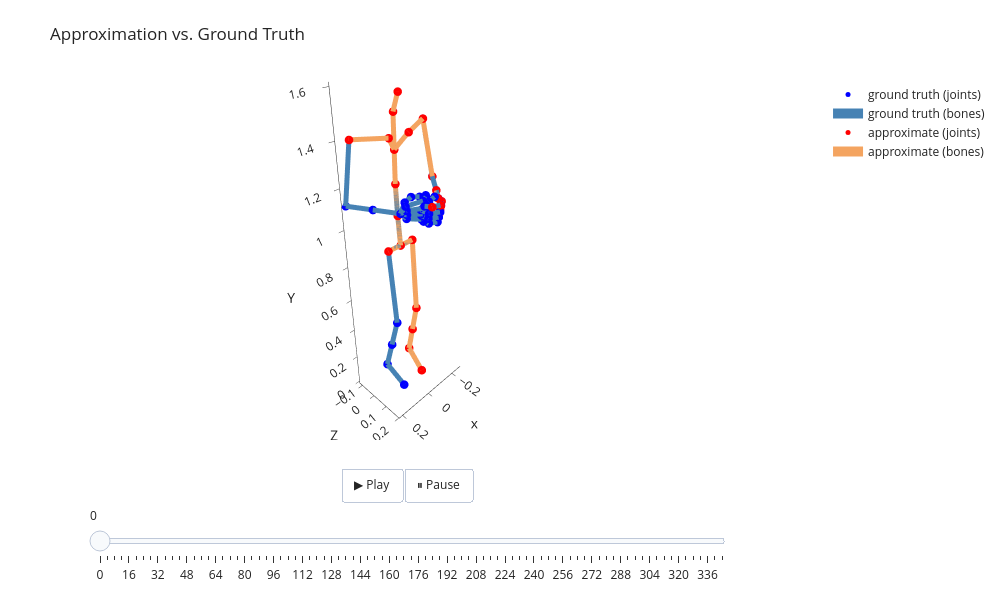

Notebook code cell kept with this figure:
### Markdown cell above
---
## Result Overview

### Code cell
pl = AnimatedSkeletonsPlotter(title="Approximation vs. Ground Truth", stride=ANIM_STRIDE).apply_defualt_layout()
pl.add_skeleton_frames(
    forward_kinematics(clip_quats), name="ground truth",
    joints_color="blue", bones_color="steelblue",
    )
pl.add_skeleton_frames(
    forward_kinematics(normed_approx_quats), name="approximate",
    joints_color="red", bones_color="sandybrown",
    offset=[0, 0, 0],
    )
pl.show()

### Figure 1 — Plotly figure (JSON) as saved in the notebook; plotly's stock layout.template omitted (floating-point values rounded to 4 significant figures; data arrays with more than 128 entries replaced by an {"elided": "..."} marker saying what was removed)
{"data": [{"marker": {"color": "blue", "size": 5}, "mode": "markers", "name": "ground truth (joints)", "showlegend": true, "text": ["rootx", "spine_01x", "spine_02x", "spine_03x", "neckx", "headx", "shoulderr", "arm_stretchr", "arm_twistr", "forearm_stretchr", "forearm_twistr", "handr", "thumb1r", "thumb2r", "thumb3r", "index1_baser", "index1r", "index2r", "index3r", "middle1_baser", "middle1r", "middle2r", "middle3r", "ring1_baser", "ring1r", "ring2r", "ring3r", "pinky1_baser", "pinky1r", "pinky2r", "pinky3r", "shoulderl", "arm_stretchl", "arm_twistl", "forearm_stretchl", "forearm_twistl", "handl", "thumb1l", "thumb2l", "thumb3l", "index1_basel", "index1l", "index2l", "index3l", "middle1_basel", "middle1l", "middle2l", "middle3l", "ring1_basel", "ring1l", "ring2l", "ring3l", "pinky1_basel", "pinky1l", "pinky2l", "pinky3l", "thigh_stretchl", "thigh_twistl", "leg_stretchl", "footl", "toes_01l", "leg_twistl", "thigh_stretchr", "thigh_twistr", "leg_stretchr", "footr", "toes_01r", "leg_twistr"], "type": "scatter3d", "x": [0.0, 0.001219, 0.002238, 0.002829, 0.00342, 0.01045, -0.04663, -0.191, -0.191, -0.2613, -0.1884, -0.1155, -0.09381, -0.0644, -0.02312, -0.1024, -0.04476, -0.005749, 0.01338, -0.09763, -0.04314, 0.003989, 0.01414, -0.0941, -0.0407, 0.001041, 0.01245, -0.09384, -0.04107, -0.007745, 0.007714, 0.05663, 0.1966, 0.1966, 0.2102, 0.147, 0.0839, 0.05657, 0.02511, -0.01455, 0.06589, 0.003468, -0.03315, -0.05426, 0.06361, 0.005928, -0.0422, -0.06123, 0.06258, 0.007101, -0.03576, -0.0543, 0.06473, 0.01121, -0.0244, -0.04109, 0.07255, 0.07255, 0.07743, 0.08497, 0.08582, 0.0812, -0.07257, -0.07257, -0.07161, -0.0882, -0.06262, -0.07991], "y": [-0.003295, -0.01769, -0.02773, -0.02899, -0.03025, 0.005676, 0.005172, -0.05415, -0.05415, -0.05317, 0.03952, 0.1322, 0.1354, 0.1405, 0.1466, 0.1478, 0.1927, 0.1819, 0.1568, 0.1493, 0.193, 0.1739, 0.1364, 0.1484, 0.1888, 0.1684, 0.1389, 0.146, 0.1823, 0.1634, 0.1474, -0.001057, -0.06973, -0.06973, -0.1131, -0.01239, 0.08833, 0.085, 0.09031, 0.1013, 0.09932, 0.1386, 0.1212, 0.09905, 0.1029, 0.1428, 0.1262, 0.09148, 0.1042, 0.1416, 0.1243, 0.09838, 0.1039, 0.1385, 0.1261, 0.1092, -0.00822, -0.00822, 0.04413, -0.03705, 0.09776, 0.00354, 0.001347, 0.001347, 0.03338, -0.03834, 0.08986, -0.00248], "z": [0.8734, 1.026, 1.179, 1.332, 1.485, 1.567, 1.401, 1.41, 1.41, 1.122, 1.106, 1.091, 1.135, 1.154, 1.148, 1.122, 1.142, 1.144, 1.145, 1.103, 1.111, 1.113, 1.121, 1.084, 1.085, 1.087, 1.095, 1.067, 1.059, 1.059, 1.068, 1.4, 1.411, 1.411, 1.118, 1.114, 1.111, 1.152, 1.167, 1.158, 1.142, 1.159, 1.158, 1.15, 1.122, 1.128, 1.126, 1.124, 1.104, 1.102, 1.097, 1.09, 1.086, 1.076, 1.069, 1.072, 0.8723, 0.8723, 0.4653, 0.09849, 0.04099, 0.2819, 0.8744, 0.8744, 0.4652, 0.09675, 0.03051, 0.281]}, {"connectgaps": false, "hoverinfo": "skip", "line": {"color": "steelblue", "width": 10}, "mode": "lines", "name": "ground truth (bones)", "showlegend": true, "type": "scatter3d", "x": {"elided": "201 float values"}, "y": {"elided": "201 float values"}, "z": {"elided": "201 float values"}}, {"marker": {"color": "red", "size": 5}, "mode": "markers", "name": "approximate (joints)", "showlegend": true, "text": ["rootx", "spine_01x", "spine_02x", "spine_03x", "neckx", "headx", "shoulderr", "arm_stretchr", "arm_twistr", "forearm_stretchr", "forearm_twistr", "handr", "thumb1r", "thumb2r", "thumb3r", "index1_baser", "index1r", "index2r", "index3r", "middle1_baser", "middle1r", "middle2r", "middle3r", "ring1_baser", "ring1r", "ring2r", "ring3r", "pinky1_baser", "pinky1r", "pinky2r", "pinky3r", "shoulderl", "arm_stretchl", "arm_twistl", "forearm_stretchl", "forearm_twistl", "handl", "thumb1l", "thumb2l", "thumb3l", "index1_basel", "index1l", "index2l", "index3l", "middle1_basel", "middle1l", "middle2l", "middle3l", "ring1_basel", "ring1l", "ring2l", "ring3l", "pinky1_basel", "pinky1l", "pinky2l", "pinky3l", "thigh_stretchl", "thigh_twistl", "leg_stretchl", "footl", "toes_01l", "leg_twistl", "thigh_stretchr", "thigh_twistr", "leg_stretchr", "footr", "toes_01r", "leg_twistr"], "type": "scatter3d", "x": [0.0, 0.001218, 0.00225, 0.002884, 0.003518, 0.01061, -0.04655, -0.191, -0.191, -0.2613, -0.1883, -0.1152, -0.09346, NaN, NaN, -0.102, -0.04431, -0.005317, NaN, -0.09731, NaN, NaN, NaN, -0.09381, NaN, NaN, NaN, -0.09358, NaN, NaN, NaN, 0.05671, 0.1968, 0.1968, NaN, NaN, NaN, NaN, NaN, NaN, NaN, NaN, NaN, NaN, NaN, NaN, NaN, NaN, NaN, NaN, NaN, NaN, NaN, NaN, NaN, NaN, 0.07255, 0.07255, NaN, NaN, NaN, NaN, -0.07257, -0.07257, -0.0716, -0.08819, -0.0626, -0.0799], "y": [-0.003295, -0.01769, -0.0277, -0.02893, -0.03016, 0.005746, 0.005251, -0.05393, -0.05393, -0.05274, 0.0398, 0.1323, 0.1355, NaN, NaN, 0.148, 0.1927, 0.1819, NaN, 0.1494, NaN, NaN, NaN, 0.1485, NaN, NaN, NaN, 0.1461, NaN, NaN, NaN, -0.0009974, -0.06953, -0.06953, NaN, NaN, NaN, NaN, NaN, NaN, NaN, NaN, NaN, NaN, NaN, NaN, NaN, NaN, NaN, NaN, NaN, NaN, NaN, NaN, NaN, NaN, -0.008214, -0.008214, NaN, NaN, NaN, NaN, 0.001341, 0.001341, 0.03342, -0.03825, 0.08997, -0.002415], "z": [0.8734, 1.026, 1.179, 1.332, 1.485, 1.567, 1.401, 1.41, 1.41, 1.122, 1.106, 1.091, 1.135, NaN, NaN, 1.122, 1.142, 1.144, NaN, 1.103, NaN, NaN, NaN, 1.084, NaN, NaN, NaN, 1.067, NaN, NaN, NaN, 1.4, 1.411, 1.411, NaN, NaN, NaN, NaN, NaN, NaN, NaN, NaN, NaN, NaN, NaN, NaN, NaN, NaN, NaN, NaN, NaN, NaN, NaN, NaN, NaN, NaN, 0.8723, 0.8723, NaN, NaN, NaN, NaN, 0.8744, 0.8744, 0.4652, 0.09675, 0.03053, 0.281]}, {"connectgaps": false, "hoverinfo": "skip", "line": {"color": "sandybrown", "width": 10}, "mode": "lines", "name": "approximate (bones)", "showlegend": true, "type": "scatter3d", "x": {"elided": "201 float values"}, "y": {"elided": "201 float values"}, "z": {"elided": "201 float values"}}], "layout": {"height": 600, "margin": {"b": 10, "l": 10, "r": 10, "t": 80}, "scene": {"aspectmode": "data", "camera": {"eye": {"x": 1.85, "y": 1.85, "z": 1.85}}, "yaxis": {"title": {"text": "Z"}}, "zaxis": {"title": {"text": "Y"}}}, "sliders": [{"active": 0, "len": 0.8, "pad": {"b": 10, "t": 10}, "steps": [{"args": [["0"], {"frame": {"duration": 33.33, "redraw": true}, "mode": "immediate", "transition": {"duration": 0}}], "label": "0", "method": "animate"}, {"args": [["4"], {"frame": {"duration": 33.33, "redraw": true}, "mode": "immediate", "transition": {"duration": 0}}], "label": "4", "method": "animate"}, {"args": [["8"], {"frame": {"duration": 33.33, "redraw": true}, "mode": "immediate", "transition": {"duration": 0}}], "label": "8", "method": "animate"}, {"args": [["12"], {"frame": {"duration": 33.33, "redraw": true}, "mode": "immediate", "transition": {"duration": 0}}], "label": "12", "method": "animate"}, {"args": [["16"], {"frame": {"duration": 33.33, "redraw": true}, "mode": "immediate", "transition": {"duration": 0}}], "label": "16", "method": "animate"}, {"args": [["20"], {"frame": {"duration": 33.33, "redraw": true}, "mode": "immediate", "transition": {"duration": 0}}], "label": "20", "method": "animate"}, {"args": [["24"], {"frame": {"duration": 33.33, "redraw": true}, "mode": "immediate", "transition": {"duration": 0}}], "label": "24", "method": "animate"}, {"args": [["28"], {"frame": {"duration": 33.33, "redraw": true}, "mode": "immediate", "transition": {"duration": 0}}], "label": "28", "method": "animate"}, {"args": [["32"], {"frame": {"duration": 33.33, "redraw": true}, "mode": "immediate", "transition": {"duration": 0}}], "label": "32", "method": "animate"}, {"args": [["36"], {"frame": {"duration": 33.33, "redraw": true}, "mode": "immediate", "transition": {"duration": 0}}], "label": "36", "method": "animate"}, {"args": [["40"], {"frame": {"duration": 33.33, "redraw": true}, "mode": "immediate", "transition": {"duration": 0}}], "label": "40", "method": "animate"}, {"args": [["44"], {"frame": {"duration": 33.33, "redraw": true}, "mode": "immediate", "transition": {"duration": 0}}], "label": "44", "method": "animate"}, {"args": [["48"], {"frame": {"duration": 33.33, "redraw": true}, "mode": "immediate", "transition": {"duration": 0}}], "label": "48", "method": "animate"}, {"args": [["52"], {"frame": {"duration": 33.33, "redraw": true}, "mode": "immediate", "transition": {"duration": 0}}], "label": "52", "method": "animate"}, {"args": [["56"], {"frame": {"duration": 33.33, "redraw": true}, "mode": "immediate", "transition": {"duration": 0}}], "label": "56", "method": "animate"}, {"args": [["60"], {"frame": {"duration": 33.33, "redraw": true}, "mode": "immediate", "transition": {"duration": 0}}], "label": "60", "method": "animate"}, {"args": [["64"], {"frame": {"duration": 33.33, "redraw": true}, "mode": "immediate", "transition": {"duration": 0}}], "label": "64", "method": "animate"}, {"args": [["68"], {"frame": {"duration": 33.33, "redraw": true}, "mode": "immediate", "transition": {"duration": 0}}], "label": "68", "method": "animate"}, {"args": [["72"], {"frame": {"duration": 33.33, "redraw": true}, "mode": "immediate", "transition": {"duration": 0}}], "label": "72", "method": "animate"}, {"args": [["76"], {"frame": {"duration": 33.33, "redraw": true}, "mode": "immediate", "transition": {"duration": 0}}], "label": "76", "method": "animate"}, {"args": [["80"], {"frame": {"duration": 33.33, "redraw": true}, "mode": "immediate", "transition": {"duration": 0}}], "label": "80", "method": "animate"}, {"args": [["84"], {"frame": {"duration": 33.33, "redraw": true}, "mode": "immediate", "transition": {"duration": 0}}], "label": "84", "method": "animate"}, {"args": [["88"], {"frame": {"duration": 33.33, "redraw": true}, "mode": "immediate", "transition": {"duration": 0}}], "label": "88", "method": "animate"}, {"args": [["92"], {"frame": {"duration": 33.33, "redraw": true}, "mode": "immediate", "transition": {"duration": 0}}], "label": "92", "method": "animate"}, {"args": [["96"], {"frame": {"duration": 33.33, "redraw": true}, "mode": "immediate", "transition": {"duration": 0}}], "label": "96", "method": "animate"}, {"args": [["100"], {"frame": {"duration": 33.33, "redraw": true}, "mode": "immediate", "transition": {"duration": 0}}], "label": "100", "method": "animate"}, {"args": [["104"], {"frame": {"duration": 33.33, "redraw": true}, "mode": "immediate", "transition": {"duration": 0}}], "label": "104", "method": "animate"}, {"args": [["108"], {"frame": {"duration": 33.33, "redraw": true}, "mode": "immediate", "transition": {"duration": 0}}], "label": "108", "method": "animate"}, {"args": [["112"], {"frame": {"duration": 33.33, "redraw": true}, "mode": "immediate", "transition": {"duration": 0}}], "label": "112", "method": "animate"}, {"args": [["116"], {"frame": {"duration": 33.33, "redraw": true}, "mode": "immediate", "transition": {"duration": 0}}], "label": "116", "method": "animate"}, {"args": [["120"], {"frame": {"duration": 33.33, "redraw": true}, "mode": "immediate", "transition": {"duration": 0}}], "label": "120", "method": "animate"}, {"args": [["124"], {"frame": {"duration": 33.33, "redraw": true}, "mode": "immediate", "transition": {"duration": 0}}], "label": "124", "method": "animate"}, {"args": [["128"], {"frame": {"duration": 33.33, "redraw": true}, "mode": "immediate", "transition": {"duration": 0}}], "label": "128", "method": "animate"}, {"args": [["132"], {"frame": {"duration": 33.33, "redraw": true}, "mode": "immediate", "transition": {"duration": 0}}], "label": "132", "method": "animate"}, {"args": [["136"], {"frame": {"duration": 33.33, "redraw": true}, "mode": "immediate", "transition": {"duration": 0}}], "label": "136", "method": "animate"}, {"args": [["140"], {"frame": {"duration": 33.33, "redraw": true}, "mode": "immediate", "transition": {"duration": 0}}], "label": "140", "method": "animate"}, {"args": [["144"], {"frame": {"duration": 33.33, "redraw": true}, "mode": "immediate", "transition": {"duration": 0}}], "label": "144", "method": "animate"}, {"args": [["148"], {"frame": {"duration": 33.33, "redraw": true}, "mode": "immediate", "transition": {"duration": 0}}], "label": "148", "method": "animate"}, {"args": [["152"], {"frame": {"duration": 33.33, "redraw": true}, "mode": "immediate", "transition": {"duration": 0}}], "label": "152", "method": "animate"}, {"args": [["156"], {"frame": {"duration": 33.33, "redraw": true}, "mode": "immediate", "transition": {"duration": 0}}], "label": "156", "method": "animate"}, {"args": [["160"], {"frame": {"duration": 33.33, "redraw": true}, "mode": "immediate", "transition": {"duration": 0}}], "label": "160", "method": "animate"}, {"args": [["164"], {"frame": {"duration": 33.33, "redraw": true}, "mode": "immediate", "transition": {"duration": 0}}], "label": "164", "method": "animate"}, {"args": [["168"], {"frame": {"duration": 33.33, "redraw": true}, "mode": "immediate", "transition": {"duration": 0}}], "label": "168", "method": "animate"}, {"args": [["172"], {"frame": {"duration": 33.33, "redraw": true}, "mode": "immediate", "transition": {"duration": 0}}], "label": "172", "method": "animate"}, {"args": [["176"], {"frame": {"duration": 33.33, "redraw": true}, "mode": "immediate", "transition": {"duration": 0}}], "label": "176", "method": "animate"}, {"args": [["180"], {"frame": {"duration": 33.33, "redraw": true}, "mode": "immediate", "transition": {"duration": 0}}], "label": "180", "method": "animate"}, {"args": [["184"], {"frame": {"duration": 33.33, "redraw": true}, "mode": "immediate", "transition": {"duration": 0}}], "label": "184", "method": "animate"}, {"args": [["188"], {"frame": {"duration": 33.33, "redraw": true}, "mode": "immediate", "transition": {"duration": 0}}], "label": "188", "method": "animate"}, {"args": [["192"], {"frame": {"duration": 33.33, "redraw": true}, "mode": "immediate", "transition": {"duration": 0}}], "label": "192", "method": "animate"}, {"args": [["196"], {"frame": {"duration": 33.33, "redraw": true}, "mode": "immediate", "transition": {"duration": 0}}], "label": "196", "method": "animate"}, {"args": [["200"], {"frame": {"duration": 33.33, "redraw": true}, "mode": "immediate", "transition": {"duration": 0}}], "label": "200", "method": "animate"}, {"args": [["204"], {"frame": {"duration": 33.33, "redraw": true}, "mode": "immediate", "transition": {"duration": 0}}], "label": "204", "method": "animate"}, {"args": [["208"], {"frame": {"duration": 33.33, "redraw": true}, "mode": "immediate", "transition": {"duration": 0}}], "label": "208", "method": "animate"}, {"args": [["212"], {"frame": {"duration": 33.33, "redraw": true}, "mode": "immediate", "transition": {"duration": 0}}], "label": "212", "method": "animate"}, {"args": [["216"], {"frame": {"duration": 33.33, "redraw": true}, "mode": "immediate", "transition": {"duration": 0}}], "label": "216", "method": "animate"}, {"args": [["220"], {"frame": {"duration": 33.33, "redraw": true}, "mode": "immediate", "transition": {"duration": 0}}], "label": "220", "method": "animate"}, {"args": [["224"], {"frame": {"duration": 33.33, "redraw": true}, "mode": "immediate", "transition": {"duration": 0}}], "label": "224", "method": "animate"}, {"args": [["228"], {"frame": {"duration": 33.33, "redraw": true}, "mode": "immediate", "transition": {"duration": 0}}], "label": "228", "method": "animate"}, {"args": [["232"], {"frame": {"duration": 33.33, "redraw": true}, "mode": "immediate", "transition": {"duration": 0}}], "label": "232", "method": "animate"}, {"args": [["236"], {"frame": {"duration": 33.33, "redraw": true}, "mode": "immediate", "transition": {"duration": 0}}], "label": "236", "method": "animate"}, {"args": [["240"], {"frame": {"duration": 33.33, "redraw": true}, "mode": "immediate", "transition": {"duration": 0}}], "label": "240", "method": "animate"}, {"args": [["244"], {"frame": {"duration": 33.33, "redraw": true}, "mode": "immediate", "transition": {"duration": 0}}], "label": "244", "method": "animate"}, {"args": [["248"], {"frame": {"duration": 33.33, "redraw": true}, "mode": "immediate", "transition": {"duration": 0}}], "label": "248", "method": "animate"}, {"args": [["252"], {"frame": {"duration": 33.33, "redraw": true}, "mode": "immediate", "transition": {"duration": 0}}], "label": "252", "method": "animate"}, {"args": [["256"], {"frame": {"duration": 33.33, "redraw": true}, "mode": "immediate", "transition": {"duration": 0}}], "label": "256", "method": "animate"}, {"args": [["260"], {"frame": {"duration": 33.33, "redraw": true}, "mode": "immediate", "transition": {"duration": 0}}], "label": "260", "method": "animate"}, {"args": [["264"], {"frame": {"duration": 33.33, "redraw": true}, "mode": "immediate", "transition": {"duration": 0}}], "label": "264", "method": "animate"}, {"args": [["268"], {"frame": {"duration": 33.33, "redraw": true}, "mode": "immediate", "transition": {"duration": 0}}], "label": "268", "method": "animate"}, {"args": [["272"], {"frame": {"duration": 33.33, "redraw": true}, "mode": "immediate", "transition": {"duration": 0}}], "label": "272", "method": "animate"}, {"args": [["276"], {"frame": {"duration": 33.33, "redraw": true}, "mode": "immediate", "transition": {"duration": 0}}], "label": "276", "method": "animate"}, {"args": [["280"], {"frame": {"duration": 33.33, "redraw": true}, "mode": "immediate", "transition": {"duration": 0}}], "label": "280", "method": "animate"}, {"args": [["284"], {"frame": {"duration": 33.33, "redraw": true}, "mode": "immediate", "transition": {"duration": 0}}], "label": "284", "method": "animate"}, {"args": [["288"], {"frame": {"duration": 33.33, "redraw": true}, "mode": "immediate", "transition": {"duration": 0}}], "label": "288", "method": "animate"}, {"args": [["292"], {"frame": {"duration": 33.33, "redraw": true}, "mode": "immediate", "transition": {"duration": 0}}], "label": "292", "method": "animate"}, {"args": [["296"], {"frame": {"duration": 33.33, "redraw": true}, "mode": "immediate", "transition": {"duration": 0}}], "label": "296", "method": "animate"}, {"args": [["300"], {"frame": {"duration": 33.33, "redraw": true}, "mode": "immediate", "transition": {"duration": 0}}], "label": "300", "method": "animate"}, {"args": [["304"], {"frame": {"duration": 33.33, "redraw": true}, "mode": "immediate", "transition": {"duration": 0}}], "label": "304", "method": "animate"}, {"args": [["308"], {"frame": {"duration": 33.33, "redraw": true}, "mode": "immediate", "transition": {"duration": 0}}], "label": "308", "method": "animate"}, {"args": [["312"], {"frame": {"duration": 33.33, "redraw": true}, "mode": "immediate", "transition": {"duration": 0}}], "label": "312", "method": "animate"}, {"args": [["316"], {"frame": {"duration": 33.33, "redraw": true}, "mode": "immediate", "transition": {"duration": 0}}], "label": "316", "method": "animate"}, {"args": [["320"], {"frame": {"duration": 33.33, "redraw": true}, "mode": "immediate", "transition": {"duration": 0}}], "label": "320", "method": "animate"}, {"args": [["324"], {"frame": {"duration": 33.33, "redraw": true}, "mode": "immediate", "transition": {"duration": 0}}], "label": "324", "method": "animate"}, {"args": [["328"], {"frame": {"duration": 33.33, "redraw": true}, "mode": "immediate", "transition": {"duration": 0}}], "label": "328", "method": "animate"}, {"args": [["332"], {"frame": {"duration": 33.33, "redraw": true}, "mode": "immediate", "transition": {"duration": 0}}], "label": "332", "method": "animate"}, {"args": [["336"], {"frame": {"duration": 33.33, "redraw": true}, "mode": "immediate", "transition": {"duration": 0}}], "label": "336", "method": "animate"}, {"args": [["340"], {"frame": {"duration": 33.33, "redraw": true}, "mode": "immediate", "transition": {"duration": 0}}], "label": "340", "method": "animate"}, {"args": [["344"], {"frame": {"duration": 33.33, "redraw": true}, "mode": "immediate", "transition": {"duration": 0}}], "label": "344", "method": "animate"}], "transition": {"duration": 0}, "x": 0.5, "xanchor": "center", "y": -0.15, "yanchor": "top"}], "title": {"text": "Approximation vs. Ground Truth"}, "updatemenus": [{"buttons": [{"args": [null, {"frame": {"duration": 33.33, "redraw": true}, "fromcurrent": true, "transition": {"duration": 0}}], "label": "▶ Play", "method": "animate"}, {"args": [[null], {"frame": {"duration": 0, "redraw": false}, "mode": "immediate", "transition": {"duration": 0}}], "label": "⏸ Pause", "method": "animate"}], "direction": "left", "pad": {"r": 10, "t": 10}, "showactive": false, "type": "buttons", "x": 0.5, "xanchor": "center", "y": -0.05, "yanchor": "top"}], "width": 1000}}
